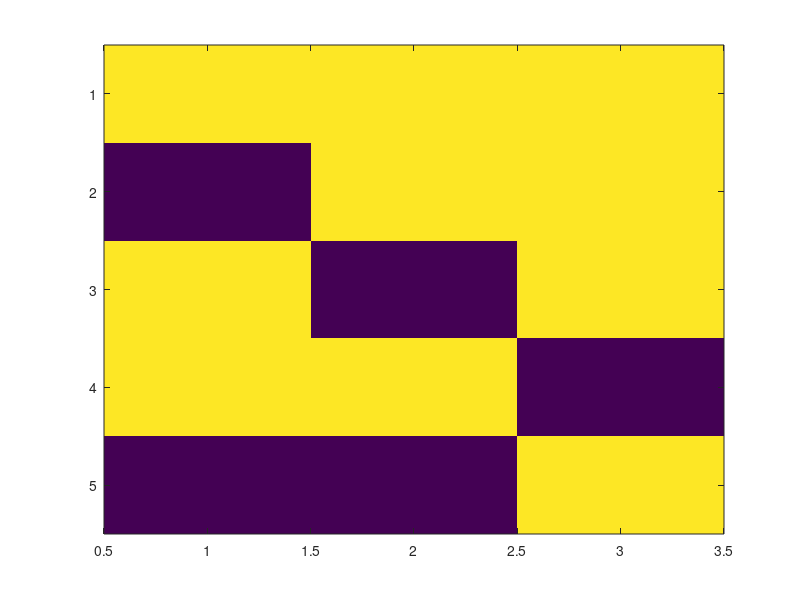
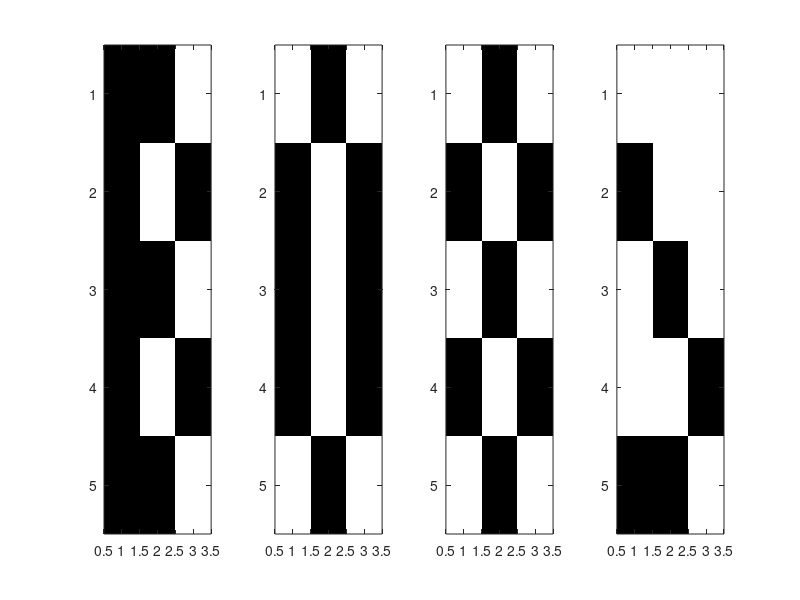

The MATLAB script that drew these images, in order: (Note: this script raises an error after producing the figures.)
%% 6
im_B = zeros(5,3);
im_B(2:2:4,2) = 1; im_B(1:2:5,3) = 1;
p_B = 0.25;

im_0 = zeros(5,3);
im_0(1:4:5,1:2:3) = 1; im_0(2:4, 2) = 1;
p_0 = 0.4;

im_8 = zeros(5,3);
im_8(2:2:4,2) = 1; im_8(1:2:5,1:2:3) = 1;
p_8 = 0.35;

im_x = ones(5,3);
im_x(2:3:5, 1) = 0; im_x(3:2:5, 2) = 0; im_x(4,3) = 0;
imagesc(im_x)
%%
figure(2); colormap('gray');
subplot(1,4,1); imagesc(im_B)
subplot(1,4,2); imagesc(im_0)
subplot(1,4,3); imagesc(im_8)
subplot(1,4,4); imagesc(im_x)

%%
y = {im_B(:), im_0(:), im_8(:)};
p_y = [p_B, p_0, p_8];

x = im_x(:);
p_fb = 0.35; % Probability false black
p_fw = 0.25; % False white


% P(X|y=j)
P_xy = zeros(1,3);
for i = 1:3
    P_xy(i) = P_XY6(x,y{i},p_fw,p_fb);
end

P_xy

% P(y=j|X)
P_yx = P_xy.*p_y./sum(P_xy.*p_y)
% P_yx=P_xy.*p_y./sum(P_xy) % UPDATED


